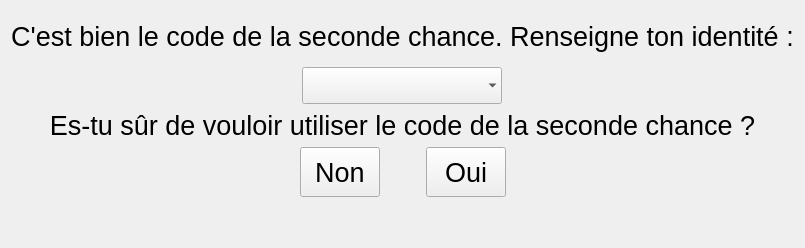
          <widget class="QWidget" name="Confirmation_code_sc">
           <layout class="QVBoxLayout" name="verticalLayout_10">
            <item>
             <widget class="QLabel" name="label_choix_identit_code_sc">
              <property name="sizePolicy">
               <sizepolicy hsizetype="Preferred" vsizetype="Preferred">
                <horstretch>0</horstretch>
                <verstretch>0</verstretch>
               </sizepolicy>
              </property>
              <property name="minimumSize">
               <size>
                <width>0</width>
                <height>50</height>
               </size>
              </property>
              <property name="font">
               <font>
                <pointsize>20</pointsize>
               </font>
              </property>
              <property name="text">
               <string>C'est bien le code de la seconde chance. Renseigne ton identité :</string>
              </property>
              <property name="scaledContents">
               <bool>false</bool>
              </property>
              <property name="alignment">
               <set>Qt::AlignCenter</set>
              </property>
             </widget>
            </item>
            <item alignment="Qt::AlignHCenter">
             <widget class="QComboBox" name="comboBox_code_seconde_chance">
              <property name="minimumSize">
               <size>
                <width>200</width>
                <height>0</height>
               </size>
              </property>
              <property name="font">
               <font>
                <pointsize>20</pointsize>
               </font>
              </property>
              <property name="editable">
               <bool>false</bool>
              </property>
              <property name="maxVisibleItems">
               <number>11</number>
              </property>
              <property name="frame">
               <bool>false</bool>
              </property>
             </widget>
            </item>
            <item>
             <widget class="QLabel" name="label_surete_code_sc">
              <property name="sizePolicy">
               <sizepolicy hsizetype="Preferred" vsizetype="Preferred">
                <horstretch>0</horstretch>
                <verstretch>0</verstretch>
               </sizepolicy>
              </property>
              <property name="font">
               <font>
                <pointsize>20</pointsize>
               </font>
              </property>
              <property name="text">
               <string>Es-tu sûr de vouloir utiliser le code de la seconde chance ?</string>
              </property>
              <property name="scaledContents">
               <bool>false</bool>
              </property>
              <property name="alignment">
               <set>Qt::AlignCenter</set>
              </property>
             </widget>
            </item>
            <item>
             <layout class="QHBoxLayout" name="horizontalLayout_4">
              <item>
               <spacer name="horizontalSpacer_13">
                <property name="orientation">
                 <enum>Qt::Horizontal</enum>
                </property>
                <property name="sizeHint" stdset="0">
                 <size>
                  <width>40</width>
                  <height>20</height>
                 </size>
                </property>
               </spacer>
              </item>
              <item>
               <widget class="QPushButton" name="bouton_non">
                <property name="minimumSize">
                 <size>
                  <width>0</width>
                  <height>50</height>
                 </size>
                </property>
                <property name="font">
                 <font>
                  <pointsize>20</pointsize>
                 </font>
                </property>
                <property name="text">
                 <string>Non</string>
                </property>
                <property name="checkable">
                 <bool>false</bool>
                </property>
               </widget>
              </item>
              <item>
               <spacer name="horizontalSpacer_14">
                <property name="orientation">
                 <enum>Qt::Horizontal</enum>
                </property>
                <property name="sizeType">
                 <enum>QSizePolicy::Fixed</enum>
                </property>
                <property name="sizeHint" stdset="0">
                 <size>
                  <width>40</width>
                  <height>20</height>
                 </size>
                </property>
               </spacer>
              </item>
              <item>
               <widget class="QPushButton" name="bouton_oui">
                <property name="minimumSize">
                 <size>
                  <width>0</width>
                  <height>50</height>
                 </size>
                </property>
                <property name="font">
                 <font>
                  <pointsize>20</pointsize>
                 </font>
                </property>
                <property name="text">
                 <string>Oui</string>
                </property>
                <property name="checkable">
                 <bool>false</bool>
                </property>
               </widget>
              </item>
              <item>
               <spacer name="horizontalSpacer_12">
                <property name="orientation">
                 <enum>Qt::Horizontal</enum>
                </property>
                <property name="sizeHint" stdset="0">
                 <size>
                  <width>40</width>
                  <height>20</height>
                 </size>
                </property>
               </spacer>
              </item>
             </layout>
            </item>
            <item>
             <spacer name="verticalSpacer_15">
              <property name="orientation">
               <enum>Qt::Vertical</enum>
              </property>
              <property name="sizeHint" stdset="0">
               <size>
                <width>20</width>
                <height>40</height>
               </size>
              </property>
             </spacer>
            </item>
           </layout>
          </widget>
